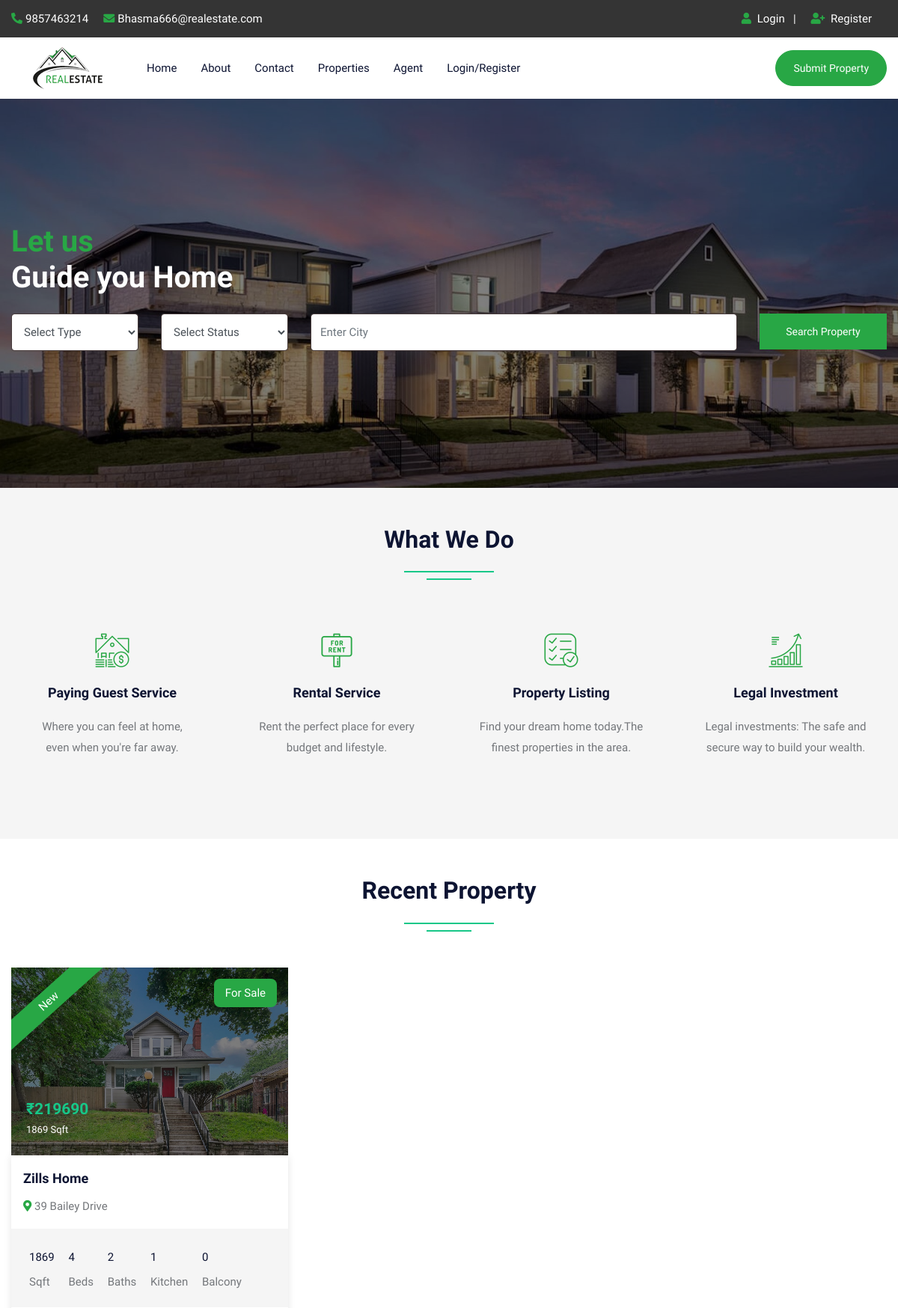
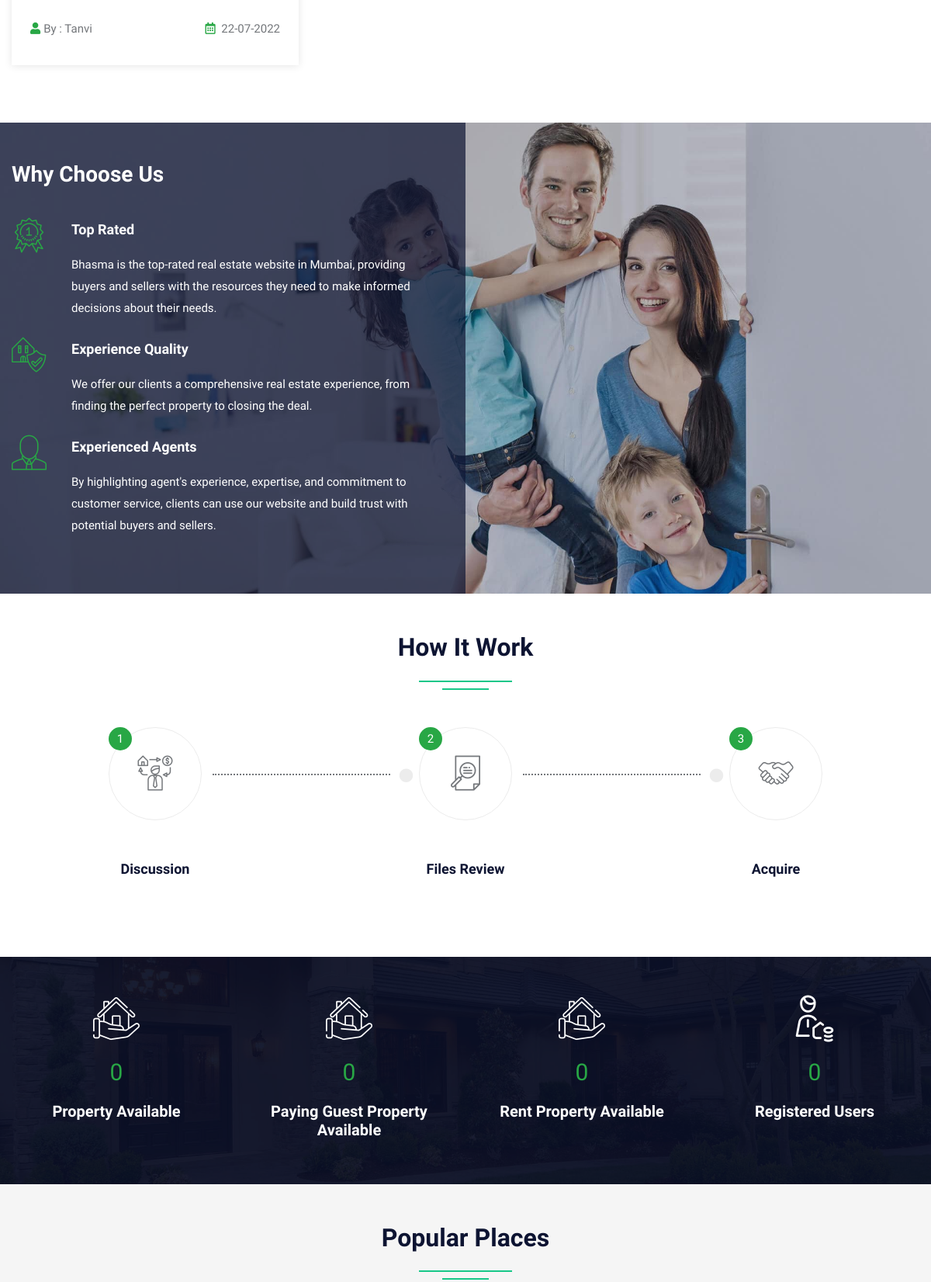
The page / (upper part) on the database its author committed (2 pictures, top to bottom).
### tables this page shows
CREATE TABLE `property` (
  `pid` int(50) NOT NULL,
  `title` varchar(200) NOT NULL,
  `pcontent` longtext NOT NULL,
  `type` varchar(100) NOT NULL,
  `bhk` varchar(50) NOT NULL,
  `stype` varchar(100) NOT NULL,
  `bedroom` int(50) NOT NULL,
  `bathroom` int(50) NOT NULL,
  `balcony` int(50) NOT NULL,
  `kitchen` int(50) NOT NULL,
  `hall` int(50) NOT NULL,
  `floor` varchar(50) NOT NULL,
  `size` int(50) NOT NULL,
  `price` int(50) NOT NULL,
  `location` varchar(200) NOT NULL,
  `city` varchar(100) NOT NULL,
  `state` varchar(100) NOT NULL,
  `feature` longtext NOT NULL,
  `pimage` varchar(300) NOT NULL,
  `pimage1` varchar(300) NOT NULL,
  `pimage2` varchar(300) NOT NULL,
  `pimage3` varchar(300) NOT NULL,
  `pimage4` varchar(300) NOT NULL,
  `uid` int(50) NOT NULL,
  `status` varchar(50) NOT NULL,
  `mapimage` varchar(300) NOT NULL,
  `topmapimage` varchar(300) NOT NULL,
  `groundmapimage` varchar(300) NOT NULL,
  `totalfloor` varchar(50) NOT NULL,
  `date` datetime NOT NULL DEFAULT CURRENT_TIMESTAMP,
  `isFeatured` int(11) DEFAULT NULL
);

CREATE TABLE `user` (
  `uid` int(50) NOT NULL,
  `uname` varchar(100) NOT NULL,
  `uemail` varchar(100) NOT NULL,
  `uphone` varchar(20) NOT NULL,
  `upass` varchar(50) NOT NULL,
  `utype` varchar(50) NOT NULL,
  `uimage` varchar(300) NOT NULL
);

### index.php (the view, shortened to what the rows shown need)
<!DOCTYPE html>
<html lang="en">
<head>
<link rel="stylesheet" type="text/css" href="css/bootstrap.min.css">
<link rel="stylesheet" type="text/css" href="css/bootstrap-slider.css">
<link rel="stylesheet" type="text/css" href="css/jquery-ui.css">
<link rel="stylesheet" type="text/css" href="css/layerslider.css">
<link rel="stylesheet" type="text/css" href="css/color.css" id="color-change">
<link rel="stylesheet" type="text/css" href="css/owl.carousel.min.css">
<link rel="stylesheet" type="text/css" href="css/font-awesome.min.css">
<link rel="stylesheet" type="text/css" href="fonts/flaticon/flaticon.css">
<link rel="stylesheet" type="text/css" href="css/style.css">
</head>
<body>
<div id="page-wrapper">
    <div class="row">
		<?php include("include/header.php");?>
        <div class="overlay-black w-100 slider-banner1 position-relative" style="background-image: url('images/banner/rshmpg.jpg'); background-size: cover; background-position: center center; background-repeat: no-repeat;">
            <div class="container h-100">
                <div class="row h-100 align-items-center">
                    <div class="col-lg-12">
                        <div class="text-white">
                            <h1 class="mb-4"><span class="text-success">Let us</span><br>
                            Guide you Home</h1>
                        </div>
                    </div>
                </div>
            </div>
        </div>
        <div class="full-row bg-gray">
            <div class="container">
                <div class="row">
                    <div class="col-lg-12">
                        <h2 class="text-secondary double-down-line text-center mb-5">What We Do</h2></div>
                </div>
            </div>
        </div>
        <div class="full-row">
            <div class="container">
                <div class="row">
                    <div class="col-md-12">
                        <h2 class="text-secondary double-down-line text-center mb-4">Recent Property</h2>
                    </div>
                    <div class="col-md-12">
                        <div class="tab-content mt-4" id="pills-tabContent">
                            <div class="tab-pane fade show active" id="pills-home" role="tabpanel" aria-labelledby="pills-home">
                                <div class="row">
									<?php $query=mysqli_query($con,"SELECT property.*, user.uname,user.utype,user.uimage FROM `property`,`user` WHERE property.uid=user.uid ORDER BY date DESC LIMIT 9");
										while($row=mysqli_fetch_array($query))
										{
									?>
                                    <div class="col-md-6 col-lg-4">
                                        <div class="featured-thumb hover-zoomer mb-4">
                                            <div class="overlay-black overflow-hidden position-relative"> <img src="admin/property/<?php echo $row['18'];?>" alt="pimage">
                                                <div class="featured bg-success text-white">New</div>
                                                <div class="sale bg-success text-white text-capitalize">For <?php echo $row['5'];?></div>
                                                <div class="price text-primary"><b>₹<?php echo $row['13'];?> </b><span class="text-white"><?php echo $row['12'];?> Sqft</span></div>
                                            </div>
                                            <div class="featured-thumb-data shadow-one">
                                                <div class="p-3">
                                                    <h5 class="text-secondary hover-text-success mb-2 text-capitalize"><a href="propertydetail.php?pid=<?php echo $row['0'];?>"><?php echo $row['1'];?></a></h5>
                                                    <span class="location text-capitalize"><i class="fas fa-map-marker-alt text-success"></i> <?php echo $row['14'];?></span> </div>
                                                <div class="bg-gray quantity px-4 pt-4">
                                                    <ul>
                                                        <li><span><?php echo $row['12'];?></span> Sqft</li>
                                                        <li><span><?php echo $row['6'];?></span> Beds</li>
                                                        <li><span><?php echo $row['7'];?></span> Baths</li>
                                                        <li><span><?php echo $row['9'];?></span> Kitchen</li>
                                                        <li><span><?php echo $row['8'];?></span> Balcony</li>
                                                    </ul>
                                                </div>
                                                <div class="p-4 d-inline-block w-100">
                                                    <div class="float-left text-capitalize"><i class="fas fa-user text-success mr-1"></i>By : <?php echo $row['uname'];?></div>
                                                    <div class="float-right"><i class="far fa-calendar-alt text-success mr-1"></i> <?php echo date('d-m-Y', strtotime($row['date']));?></div>
                                                </div>
                                            </div>
                                        </div>
                                    </div>
									<?php } ?>
                                </div>
                            </div>
                        </div>
                    </div>
                </div>
            </div>
        </div>
        <div class="full-row">
            <div class="container">
                <div class="row">
                    <div class="col-lg-12">
                        <h2 class="text-secondary double-down-line text-center mb-5">How It Work</h2>
                        </div>
                </div>
            </div>
        </div>
        <div class="full-row bg-gray">
            <div class="container">
                <div class="row">
                    <div class="col-lg-12">
                        <h2 class="text-secondary double-down-line text-center mb-5">Popular Places</h2></div>
                </div>
            </div>
        </div>
    </div>
</div>
</body>
</html>

### rows shown on the page
property: pimage (picture), stype "Sale", price "219690", size "1869", title "Zills Home", location "39 Bailey Drive", bedroom "4", bathroom "2", kitchen "1", balcony "0", uid.uname "Tanvi", date "22-07-2022"
